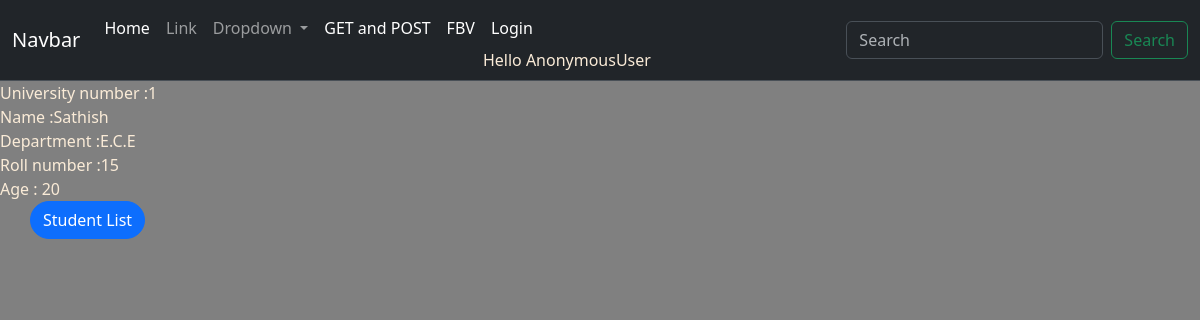
Page /1/studentdetail on the committed database.
### appname/models.py (models this page shows)
class Student(models.Model):
    name = models.CharField(max_length=100)
    rollno = models.IntegerField()
    department = models.CharField(max_length=20)
    age = models.IntegerField()

### appname/views.py (the view)
# urls.py: path('<pk>/studentdetail', Studentdetail.as_view(), name = 'studentdetail'),
class Studentdetail(DetailView):
	model =Student
	template_name = 'CBV/studentdetail.html'

### templates/CBV/studentdetail.html
{% include 'base.html' %}
{% block content %}
University number    :{{ object.id}} <br>
Name        :{{ object.name}}<br>
Department  :{{ object.department}} <br>
Roll number :{{ object.rollno}} <br>
Age         : {{object.age}}<br>
<a href="{% url 'appname:studentlist'%}" class="btn btn-primary" style="border-radius: 20px; margin-left: 30px;">
    Student List
</a>
{% endblock %}

### templates/base.html (style rules this page uses)
body { background-color: grey; color: antiquewhite; }

### rows in the picture
Student: id "1", name "Sathish", department "E.C.E", rollno "15", age "20"

### other values in the picture
{{ user }} "AnonymousUser"
